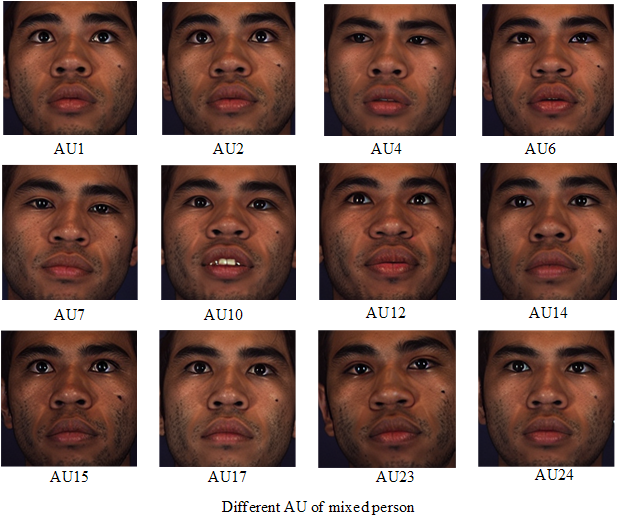
#> input picture pics/au-mixed.png, 618 x 524 px; its folder holds 2 pictures in this run
$ python handle_images.py ../pics out.png
#> lines starting #> are read from the running program, lines starting #| are printed output that depends on the picture
import os, cv2, argparse
import numpy as np

# 修改透明背景为白色
def transparence2white(img):
    sp=img.shape
    width=sp[0]
    height=sp[1]
    for yh in range(height):
        for xw in range(width):
            color_d=img[xw,yh]
            if(color_d[3]==0):
                img[xw,yh]=[255,255,255,255]
    return img

# 修改透明背景为黑色
def transparence2black(img):
    sp = img.shape
    width = sp[0]
    height = sp[1]
    for yh in range(height):
        for xw in range(width):
            color_d = img[xw, yh]
            if (color_d[3] == 0):
                img[xw, yh] = [0, 0, 0, 255]
    return img

# 中心裁剪
def center_crop(img, crop_size):
    h, w = img.shape[:2]
    th, tw = crop_size
    i = int(round((h - th) / 2.))
    j = int(round((w - tw) / 2.))
    return img[i:i + th, j:j + tw]

if __name__ == '__main__':
    parser = argparse.ArgumentParser()

    parser.add_argument("origin_image_path", default=None, type=str, help="Path to the images to convert.")
    parser.add_argument("output_image_path", default=None, type=str, help="Path to the output images.")
    parser.add_argument("--width", default=512, type=int, help="Width of the output images.")
    parser.add_argument("--height", default=512, type=int, help="Height of the output images.")
    parser.add_argument("--png", action="store_true", help="convert the transparent background to white/black.")


    args = parser.parse_args()

    path = args.origin_image_path
    save_path = args.output_image_path
    if not os.path.exists(save_path):
        os.makedirs(save_path)
    else:
        print('The folder already exists, please check the path.')

    # 只读取png、jpg、jpeg、bmp、webp格式
    allow_suffix = ['png', 'jpg', 'jpeg', 'bmp', 'webp']
    image_list = os.listdir(path)
    image_list = [os.path.join(path, image) for image in image_list if image.split('.')[-1] in allow_suffix]
    image_list = sorted(image_list)
    for file, i in zip(image_list, range(1, len(image_list)+1)):
        print('Processing image: %s' % file)
        try:
            img = cv2.imread(file, -1)
#> img is the input picture: shape (524, 618, 3); mean B, G, R 108.6, 115.9, 141.2

            # 对图像进行center crop, 保证图像的长宽比为1:1, crop_size为图像的较短边
            crop_size = min(img.shape[:2])
#> crop_size = 524
            img = center_crop(img, (crop_size, crop_size))
#> in center_crop, `return img[i:i + th, j:j + tw]`:
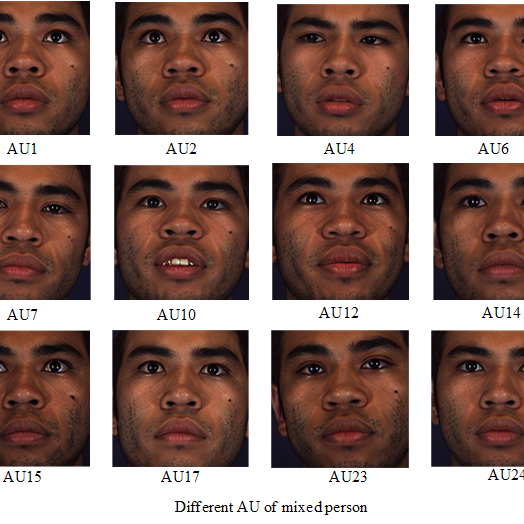
#> returned value: shape (524, 524, 3); mean of channels 0, 1, 2 110.9, 118.2, 143.8; drawn as B, G, R

            # 缩放图像到512*512
            width = args.width
            height = args.height
            img = cv2.resize(img, (width, height), interpolation=cv2.INTER_AREA)
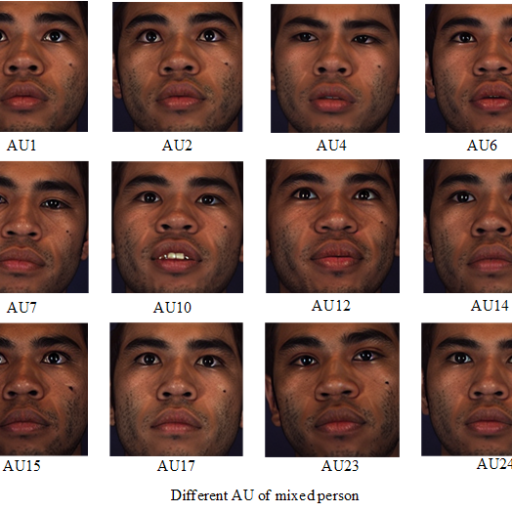
#> img: shape (512, 512, 3); mean B, G, R 110.9, 118.2, 143.8

            # 如果是透明图，将透明背景转换为白色或者黑色
            if args.png:
                img = transparence2black(img)
            if os.path.isfile(os.path.join(save_path, str(i).zfill(6)+ ".jpg")):
                continue
            cv2.imwrite(os.path.join(save_path, str(i).zfill(6) + ".jpg"), img)
        except Exception as e:
            print(e)
            os.remove(path+file) # 删除无效图片
            print("删除无效图片: " + path+file)
#> pass 2 of the loop `for file, i in zip(image_list, range(1, len(image_list)+1)):`:
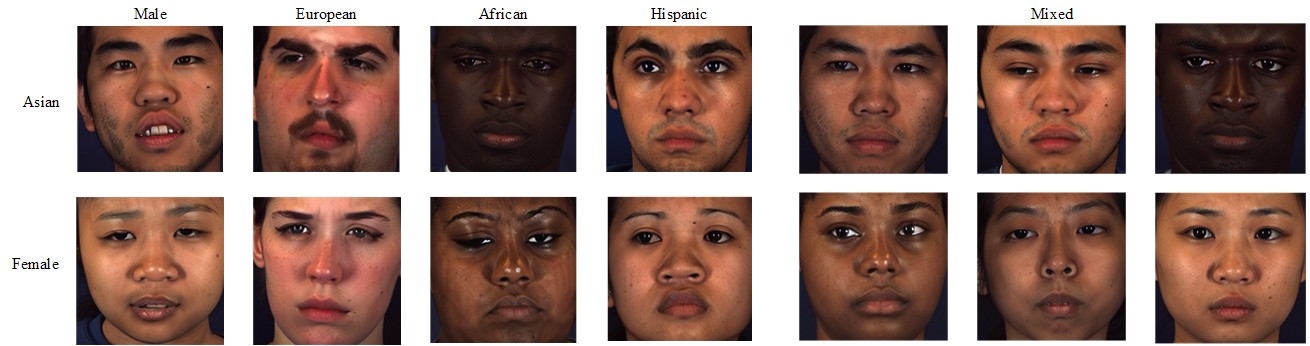
#> input picture pics/au4.png, 1310 x 346 px
#> img is the input picture: shape (346, 1310, 3); mean B, G, R 117.2, 126.6, 155.6
#> in center_crop (call 2), `return img[i:i + th, j:j + tw]`:
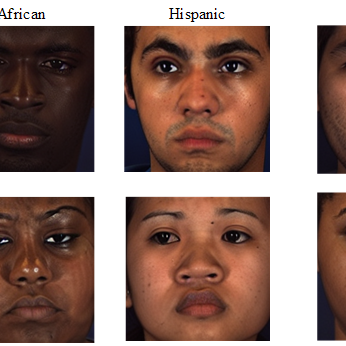
#> returned value: shape (346, 346, 3); mean of channels 0, 1, 2 117.2, 126.1, 152.5; drawn as B, G, R
#> `img = cv2.resize(img, (width, height), interpolation=cv2.INTER_AREA)`:
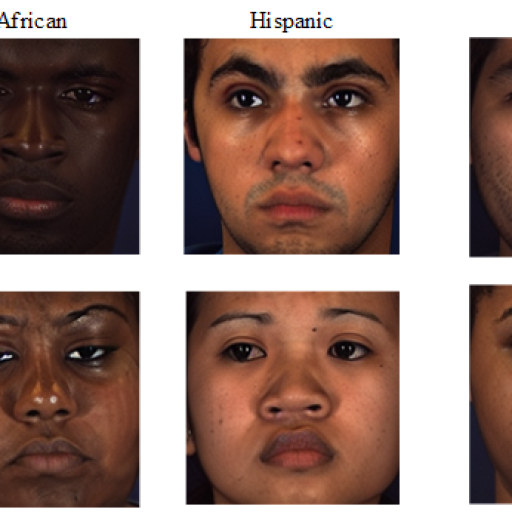
#> img: shape (512, 512, 3); mean B, G, R 117.1, 126.1, 152.5
